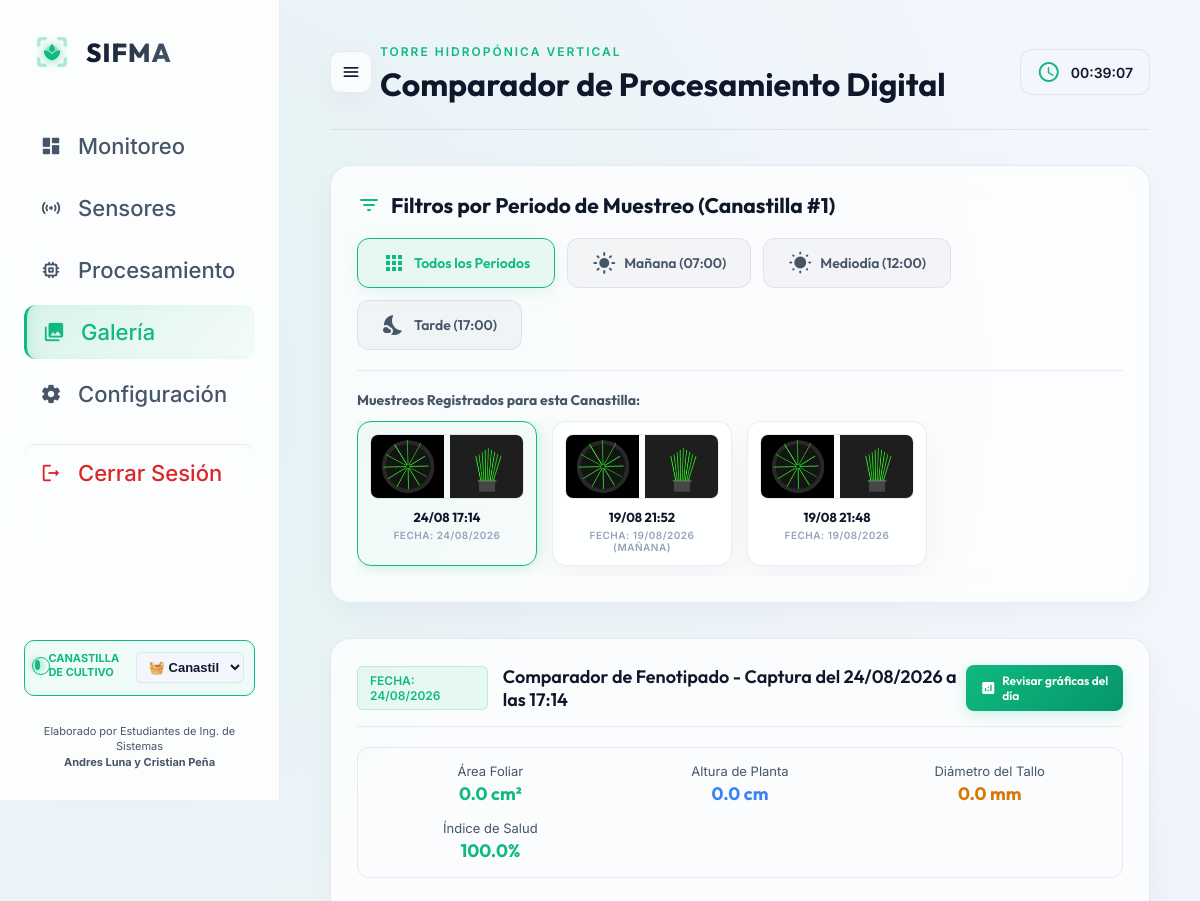
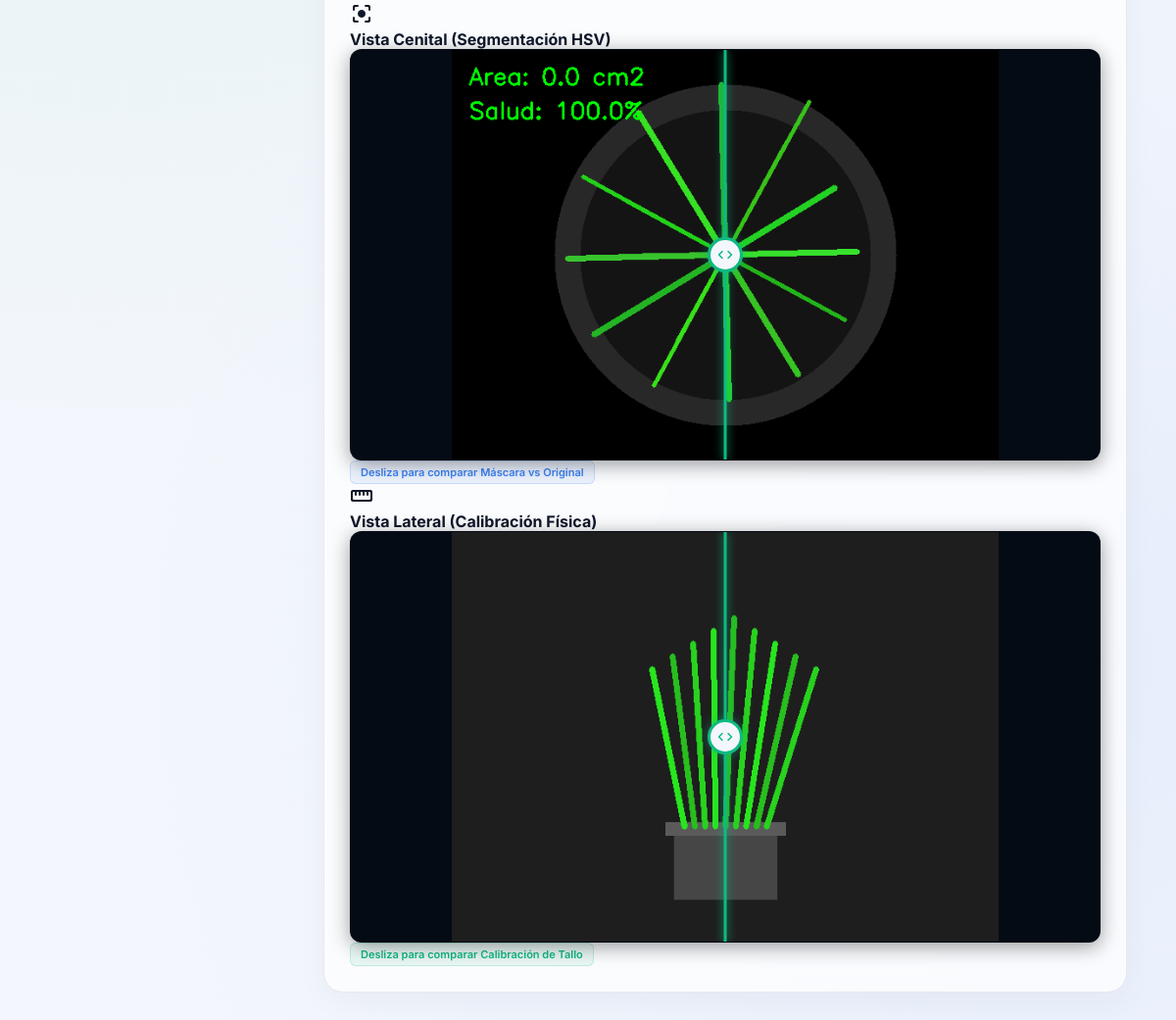
Page /gallery (signed in) on the committed database (2 pictures, top to bottom).
### database.py (models this page shows, shortened)
class CaptureSession(db.Model):
    __tablename__ = 'capture_session'
    id = Column(Integer, primary_key=True)
    timestamp = Column(DateTime, default=datetime.now)
    period = Column(String(50), nullable=False)
    plant_id = Column(Integer, default=1)
    crop_type = Column(String(50), nullable=False)
    sensor_reading_id = Column(Integer, ForeignKey('sensor_reading.id'), nullable=True)
    sensor_reading = relationship("SensorReading", back_populates="sessions")
    metrics = relationship("BiometricMetric", back_populates="session", cascade="all, delete-orphan")

class BiometricMetric(db.Model):
    __tablename__ = 'biometric_metric'
    id = Column(Integer, primary_key=True)
    session_id = Column(Integer, ForeignKey('capture_session.id'), nullable=False)
    session = relationship("CaptureSession", back_populates="metrics")
    foliar_area_cm2 = Column(Float, default=0.0)
    plant_height_cm = Column(Float, default=0.0)
    stem_diameter_mm = Column(Float, default=0.0)
    health_index = Column(Float, default=100.0)
    compacity_index = Column(Float, default=0.0)
    spots_count = Column(Integer, default=0)
    fruits_count = Column(Integer, default=0)
    image_path_cenital_orig = Column(String(300), nullable=True)
    image_path_cenital_proc = Column(String(300), nullable=True)
    image_path_lateral_orig = Column(String(300), nullable=True)
    image_path_lateral_proc = Column(String(300), nullable=True)

### blueprints/dashboard_bp.py (the view)
@dashboard_bp.route('/gallery')
def gallery():
    config = Config.query.first()
    active_plant_id = get_active_plant_id()
    profiles = CropProfile.query.all()
    sessions = CaptureSession.query.filter_by(
        plant_id=active_plant_id
    ).order_by(CaptureSession.timestamp.desc()).all()
    gallery_items = []
    for s in sessions:
        if s.metrics:
            metric = s.metrics[0]
            gallery_items.append({
                "session": s,
                "metric": metric
            })
    return render_template('gallery.html',
                           config=config,
                           profiles=profiles,
                           sessions=sessions,
                           gallery_items=gallery_items,
                           active_plant_id=active_plant_id)

### blueprints/dashboard_bp.py (called while the page is built)
def get_active_plant_id():
    return session.get('active_plant_id', 1)

@dashboard_bp.before_request
def require_login():
    allowed_endpoints = ['dashboard.login', 'static', 'api.upload_capture_session', 'api.get_config', 'api.scan_usb_drives']
    if request.endpoint and not any(request.endpoint.startswith(ep) for ep in allowed_endpoints):
        if not session.get('logged_in'):
            return redirect(url_for('dashboard.login'))

### templates/gallery.html (shortened to what this page needs)
{% extends 'base.html' %}
{% block heading %}Comparador de Procesamiento Digital{% endblock %}
{% block content %}
<div class="content-viewport">
    <div class="glass-card">
        <div class="glass-card-title">
            <span class="material-icons-round">filter_list</span>
            <h3>Filtros por Periodo de Muestreo (Canastilla #{{ active_plant_id }})</h3>
        </div>
        <div style="display: flex; gap: 12px; margin-bottom: 20px; flex-wrap: wrap;">
            <button class="btn-period active" data-target-period="todos" onclick="filterPeriod('todos')">
                <span class="material-icons-round">apps</span>
                Todos los Periodos
            </button>
            <button class="btn-period" data-target-period="mañana" onclick="filterPeriod('mañana')">
                <span class="material-icons-round">light_mode</span>
                Mañana (07:00)
            </button>
            <button class="btn-period" data-target-period="mediodía" onclick="filterPeriod('mediodía')">
                <span class="material-icons-round">wb_sunny</span>
                Mediodía (12:00)
            </button>
            <button class="btn-period" data-target-period="tarde" onclick="filterPeriod('tarde')">
                <span class="material-icons-round">nights_stay</span>
                Tarde (17:00)
            </button>
        </div>
        <div class="captures-list-container" style="border-top: 1px solid var(--glass-border); padding-top: 20px;">
            <h4 style="font-family: var(--font-heading); font-size: 14px; margin-bottom: 12px; color: var(--text-muted);">
                Muestreos Registrados para esta Canastilla:
            </h4>
            <div id="captures-grid" style="display: flex; gap: 15px; overflow-x: auto; padding-bottom: 10px;">
                {% if sessions %}
                    {% for session in sessions %}
                        {% if session.metrics %}
                            {% set metric = session.metrics[0] %}
                            <div class="capture-thumb-card" data-period="{{ session.period }}" data-session-id="{{ session.id }}" onclick="selectSession({{ session.id }})">
                                <div class="thumb-images">
                                    <img src="{{ url_for('static', filename=metric.image_path_cenital_orig) }}" class="thumb-img">
                                    <img src="{{ url_for('static', filename=metric.image_path_lateral_orig) }}" class="thumb-img">
                                </div>
                                <div class="thumb-info">
                                    <span class="thumb-date">{{ session.timestamp.strftime('%d/%m %H:%M') }}</span>
                                    <span class="thumb-crop">{{ session.period.upper() }}</span>
                                </div>
                            </div>
                        {% endif %}
                    {% endfor %}
                {% else %}
                    <p style="color: var(--text-muted); font-size: 13px;">No hay capturas registradas para la Canastilla #{{ active_plant_id }}.</p>
                {% endif %}
            </div>
        </div>
    </div>
    <div id="comparators-container">
        {% if sessions %}
            {% for session in sessions %}
                {% if session.metrics %}
                    {% set metric = session.metrics[0] %}
                    <div class="session-comparator-card" id="comparator-{{ session.id }}" style="display: none;">
                        <div class="glass-card" style="margin-bottom: 10px;">
                            <div class="gallery-header" style="border-bottom: 1px solid var(--glass-border); padding-bottom: 15px; margin-bottom: 20px;">
                                <div style="display: flex; align-items: center; gap: 15px;">
                                    <span class="badge badge-success" style="font-size: 12px; padding: 6px 12px;">
                                        {{ session.period.upper() }}
                                    </span>
                                    <span class="gallery-title" style="font-size: 18px; font-family: var(--font-heading);">
                                        Comparador de Fenotipado - Captura del {{ session.timestamp.strftime('%d/%m/%Y a las %H:%M') }}
                                    </span>
                                </div>
                                <div style="display: flex; gap: 10px; align-items: center;">
                                    <a href="{{ url_for('dashboard.processing_panel') }}" class="btn-primary" style="display: flex; align-items: center; gap: 6px; font-size: 12px; padding: 8px 14px; text-decoration: none; border-radius: 8px;">
                                        <span class="material-icons-round" style="font-size: 16px;">analytics</span>
                                        Revisar gráficas del día
                                    </a>
                                </div>
                            </div>
                            <div style="display: grid; grid-template-columns: repeat(auto-fit, minmax(180px, 1fr)); gap: 15px; background: rgba(255,255,255,0.01); padding: 15px; border-radius: 12px; border: 1px solid var(--glass-border); margin-bottom: 25px; text-align: center; font-size: 13px;">
                                <div>
                                    <p style="color: var(--text-muted);">Área Foliar</p>
                                    <p style="font-size: 18px; font-family: var(--font-heading); font-weight: 700; color: var(--accent-success); margin-top: 3px;">{{ metric.foliar_area_cm2 }} cm²</p>
                                </div>
                                <div>
                                    <p style="color: var(--text-muted);">Altura de Planta</p>
                                    <p style="font-size: 18px; font-family: var(--font-heading); font-weight: 700; color: var(--accent-primary); margin-top: 3px;">{{ metric.plant_height_cm }} cm</p>
                                </div>
                                <div>
                                    <p style="color: var(--text-muted);">Diámetro del Tallo</p>
                                    <p style="font-size: 18px; font-family: var(--font-heading); font-weight: 700; color: var(--accent-warning); margin-top: 3px;">{{ metric.stem_diameter_mm }} mm</p>
                                </div>
                                <div>
                                    <p style="color: var(--text-muted);">Índice de Salud</p>
                                    <p style="font-size: 18px; font-family: var(--font-heading); font-weight: 700; color: {% if metric.health_index >= 90 %}var(--accent-success){% else %}var(--accent-danger){% endif %}; margin-top: 3px;">{{ metric.health_index }}%</p>
                                </div>
                            </div>
                            <div class="gallery-grid">
                                <div class="image-card">
                                    <div class="image-card-header">
                                        <span class="material-icons-round">center_focus_strong</span>
                                        <h4>Vista Cenital (Segmentación HSV)</h4>
                                    </div>
                                    <div class="img-slider-container" id="slider-cenital-{{ session.id }}">
                                        <img src="{{ url_for('static', filename=metric.image_path_cenital_orig) }}" class="img-slider-image img-slider-before" alt="Original Cenital">
                                        <img src="{{ url_for('static', filename=metric.image_path_cenital_proc) }}" class="img-slider-image img-slider-after" alt="Procesada Cenital">
                                        <div class="img-slider-bar"></div>
                                        <div class="img-slider-button">
                                            <span class="material-icons-round">code</span>
                                        </div>
                                    </div>
                                    <div class="image-card-footer">
                                        <span class="badge badge-primary">Desliza para comparar Máscara vs Original</span>
                                    </div>
                                </div>
                                <div class="image-card">
                                    <div class="image-card-header">
                                        <span class="material-icons-round">straighten</span>
                                        <h4>Vista Lateral (Calibración Física)</h4>
                                    </div>
                                    <div class="img-slider-container" id="slider-lateral-{{ session.id }}">
                                        <img src="{{ url_for('static', filename=metric.image_path_lateral_orig) }}" class="img-slider-image img-slider-before" alt="Original Lateral">
                                        <img src="{{ url_for('static', filename=metric.image_path_lateral_proc) }}" class="img-slider-image img-slider-after" alt="Procesada Lateral">
                                        <div class="img-slider-bar"></div>
                                        <div class="img-slider-button">
                                            <span class="material-icons-round">code</span>
                                        </div>
                                    </div>
                                    <div class="image-card-footer">
                                        <span class="badge badge-success">Desliza para comparar Calibración de Tallo</span>
                                    </div>
                                </div>
                            </div>
                        </div>
                    </div>
                {% endif %}
            {% endfor %}
        {% endif %}
    </div>
</div>
{% endblock %}

### rows in the picture
CaptureSession: image_path_cenital_orig (picture), image_path_lateral_orig (picture), timestamp "24/08 17:14", period "FECHA: 24/08/2026", timestamp "24/08/2026 a las 17:14", image_path_cenital_proc (picture), image_path_lateral_proc (picture)
CaptureSession: image_path_cenital_orig (picture), image_path_lateral_orig (picture), timestamp "19/08 21:52", period "FECHA: 19/08/2026 (MAÑANA)"
CaptureSession: image_path_cenital_orig (picture), image_path_lateral_orig (picture), timestamp "19/08 21:48", period "FECHA: 19/08/2026"
BiometricMetric: foliar_area_cm2 "0.0", plant_height_cm "0.0", stem_diameter_mm "0.0", health_index "100.0"

### other values in the picture
{{ active_plant_id }} "1"
